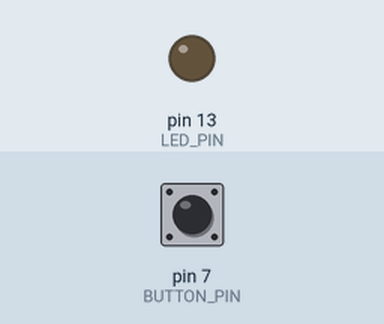
The sketch below on a simulated Arduino Uno, built with avr-gcc and run on an emulated ATmega328P. Parts: output pins drawn as LEDs (lit = HIGH). Inputs (shaded band) come from the test bench; at power-on: pin 7 (BUTTON_PIN) LOW.

Above: at 1.2 s.
1.3 s: pin 7 (BUTTON_PIN) pulled HIGH for 0.15 s
At 2.7 s:
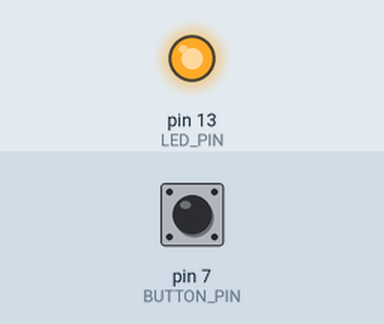
3.0 s: pin 7 (BUTTON_PIN) pulled HIGH for 0.15 s
At 3.1 s:
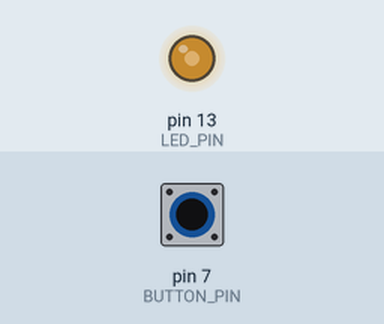
4.7 s: pin 7 (BUTTON_PIN) pulled HIGH for 3.2 s
At 9.1 s:
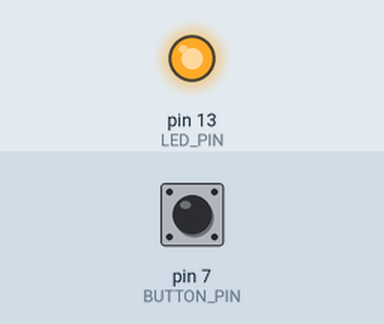
Timing chart, 0 to 10.6 s (numbered marks = the images above; inputs shaded):
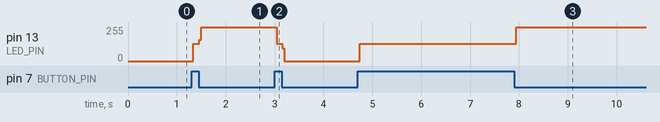

Measured:
- after the input at 1.3 s, pin 13 (LED_PIN): 0/255 → 129/255 at once, → 255/255 0.12 s later
- after the input at 3.0 s, pin 13 (LED_PIN): 255/255 → 129/255 at once, → 0/255 0.12 s later
- after the input at 4.7 s, pin 13 (LED_PIN): 0/255 → 129/255 at once, → 255/255 3.2 s later

The sketch:

UnreliableSwitch.ino
```cpp
const unsigned int BUTTON_PIN = 7;
const unsigned int LED_PIN    = 13;

void setup() {
  pinMode(LED_PIN, OUTPUT);
  pinMode(BUTTON_PIN, INPUT);
}
int led_state = LOW;
void loop() {
  const int CURRENT_BUTTON_STATE = digitalRead(BUTTON_PIN);
  if (CURRENT_BUTTON_STATE == HIGH) {
    if (led_state == LOW)
      led_state = HIGH;
    else
      led_state = LOW;
    digitalWrite(LED_PIN, led_state);
  }
}
```
